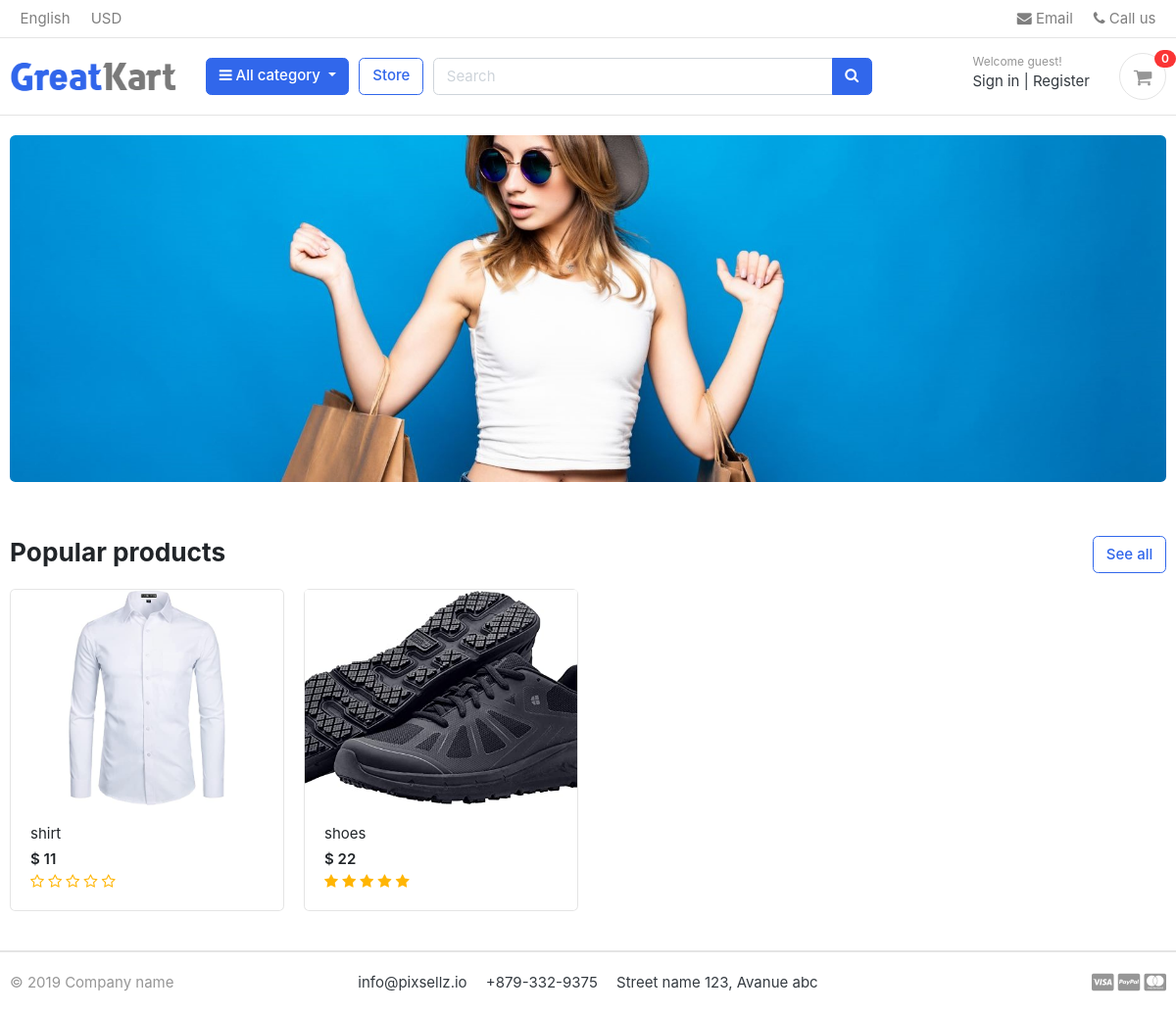
The page / on the database its author committed.
### store/models.py (models this page shows, shortened)
class Product(models.Model):
    product_name    = models.CharField(max_length=200, unique=True)
    slug            = models.SlugField(max_length=200, unique=True)
    description     = models.TextField(max_length=500, blank=True)
    price           = models.IntegerField()
    images          = models.ImageField(upload_to='photos/products')
    stock           = models.IntegerField()
    is_available    = models.BooleanField(default=True)
    category        = models.ForeignKey(Category, on_delete=models.CASCADE)
    created_date    = models.DateTimeField(auto_now_add=True)
    modified_date   = models.DateTimeField(auto_now=True)
    def get_url(self):
        return reverse('product_detail', args=[self.category.slug, self.slug])
    def averageReview(self):
        reviews = ReviewRating.objects.filter(product=self, status=True).aggregate(average=Avg('rating'))
        avg = 0
        if reviews['average'] is not None:
            avg = float(reviews['average'])
        return avg

### greatkart/views.py (the view)
# urls.py: 2. Add a URL to urlpatterns:  path('', views.home, name='home')
def home(request):
    products = Product.objects.all().filter(is_available=True).order_by('created_date')
    reviews = None
    for product in products:
        reviews = ReviewRating.objects.filter(product_id=product.id, status=True)
    context = {
        'products': products,
        'reviews': reviews,
    }
    return render(request, 'home.html', context)

### carts/context_processors.py (called while the page is built)
def counter(request):
    cart_count = 0
    if 'admin' in request.path:
        return {}
    else:
        try:
            cart = Cart.objects.filter(cart_id=_cart_id(request))
            if request.user.is_authenticated:
                cart_items = CartItem.objects.all().filter(user=request.user)
            else:
                cart_items = CartItem.objects.all().filter(cart=cart[:1])
            for cart_item in cart_items:
                cart_count += cart_item.quantity
        except Cart.DoesNotExist:
            cart_count = 0
    return dict(cart_count=cart_count)

### carts/views.py (called while the page is built)
def _cart_id(request):
    cart = request.session.session_key
    if not cart:
        cart = request.session.create()
    return cart

### category/context_processors.py (called while the page is built)
def menu_links(request):
    links = Category.objects.all()
    return dict(links=links)

### category/models.py (called while the page is built)
    def get_url(self):
            return reverse('products_by_category', args=[self.slug])

### templates/home.html
{% extends 'base.html' %}
{% load static %}
{% block content %}
<section class="section-intro padding-y-sm">
<div class="container">
<div class="intro-banner-wrap">
	<img src="{% static 'images/banners/cover.jpg' %}" class="img-fluid rounded">
</div>
</div>
</section>
<section class="section-name padding-y-sm">
<div class="container">
<header class="section-heading">
	<a href="{% url 'store' %}" class="btn btn-outline-primary float-right">See all</a>
	<h3 class="section-title">Popular products</h3>
</header>
<div class="row">
	{% for product in products %}
	<div class="col-md-3">
		<div class="card card-product-grid">
			<a href="{{ product.get_url }}" class="img-wrap"> <img src="{{ product.images.url }}"> </a>
			<figcaption class="info-wrap">
				<a href="{{ product.get_url }}" class="title">{{ product.product_name }}</a>
				<div class="price mt-1">$ {{ product.price }}</div>
				<div class="rating-star">
					<span>
						<i class="fa fa-star{% if product.averageReview < 0.5 %}-o{% elif product.averageReview >= 0.5 and product.averageReview < 1 %}-half-o {% endif %}" aria-hidden="true"></i>
						<i class="fa fa-star{% if product.averageReview < 1.5 %}-o{% elif product.averageReview >= 1.5 and product.averageReview < 2 %}-half-o {% endif %}" aria-hidden="true"></i>
						<i class="fa fa-star{% if product.averageReview < 2.5 %}-o{% elif product.averageReview >= 2.5 and product.averageReview < 3 %}-half-o {% endif %}" aria-hidden="true"></i>
						<i class="fa fa-star{% if product.averageReview < 3.5 %}-o{% elif product.averageReview >= 3.5 and product.averageReview < 4 %}-half-o {% endif %}" aria-hidden="true"></i>
						<i class="fa fa-star{% if product.averageReview < 4.5 %}-o{% elif product.averageReview >= 4.5 and product.averageReview < 5 %}-half-o {% endif %}" aria-hidden="true"></i>
						</span>
				</div>
			</figcaption>
		</div>
	</div>
	{% endfor %}
</div>
</div>
</section>
</body>
</html>
{% endblock %}

### static/css/ui.css (style rules this page uses)
html { font-family: "Inter", sans-serif; font-size: 15px; }
.img-wrap { text-align: center; display: block; }
.img-wrap img { max-width: 100%; }
.padding-y-sm { padding-top: 20px; padding-bottom: 20px; }
.section-heading { margin-bottom: 20px; margin-top: 15px; }
.section-title { color: #212529; }
[class*=card-product] a.title { color: #212529; display: block; }
[class*=card-product] .img-wrap { overflow: hidden; position: relative; }
[class*=card-product] .img-wrap img { height: 100%; max-width: 100%; width: auto; display: inline-block; -o-object-fit: cover; object-fit: cover; }
.card-product-grid { margin-bottom: 20px; }
.card-product-grid .img-wrap { border-radius: 0.2rem 0.2rem 0 0; height: 220px; }
.card-product-grid .info-wrap { overflow: hidden; padding: 18px 20px; }
.card .img-wrap { overflow: hidden; }
.price { font-weight: 600; color: #212529; }

### static/css/custom.css (style rules this page uses)
.rating-star i { color: #ffb503 !important; }

### rows shown on the page
Product: images (picture), product_name "shirt", price "11"
Product: images (picture), product_name "shoes", price "22"

### other values the page prints
{{ cart_count }} "0"
